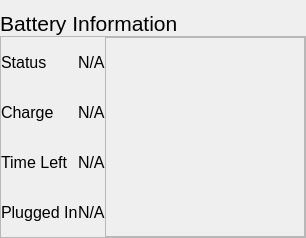
            <widget class="QWidget" name="battery_page">
             <layout class="QVBoxLayout" name="verticalLayout_5">
              <property name="spacing">
               <number>0</number>
              </property>
              <property name="leftMargin">
               <number>0</number>
              </property>
              <property name="rightMargin">
               <number>0</number>
              </property>
              <property name="bottomMargin">
               <number>0</number>
              </property>
              <item alignment="Qt::AlignBottom">
               <widget class="QLabel" name="label_43">
                <property name="font">
                 <font>
                  <pointsize>16</pointsize>
                  <italic>false</italic>
                  <bold>false</bold>
                 </font>
                </property>
                <property name="text">
                 <string>Battery Information</string>
                </property>
               </widget>
              </item>
              <item alignment="Qt::AlignTop">
               <widget class="QFrame" name="frame">
                <property name="sizePolicy">
                 <sizepolicy hsizetype="Preferred" vsizetype="Expanding">
                  <horstretch>0</horstretch>
                  <verstretch>0</verstretch>
                 </sizepolicy>
                </property>
                <property name="frameShape">
                 <enum>QFrame::StyledPanel</enum>
                </property>
                <property name="frameShadow">
                 <enum>QFrame::Raised</enum>
                </property>
                <layout class="QGridLayout" name="gridLayout_6">
                 <property name="leftMargin">
                  <number>0</number>
                 </property>
                 <property name="topMargin">
                  <number>0</number>
                 </property>
                 <property name="rightMargin">
                  <number>0</number>
                 </property>
                 <property name="bottomMargin">
                  <number>0</number>
                 </property>
                 <property name="spacing">
                  <number>0</number>
                 </property>
                 <item row="0" column="0">
                  <widget class="QLabel" name="label_44">
                   <property name="font">
                    <font>
                     <pointsize>12</pointsize>
                     <italic>false</italic>
                     <bold>false</bold>
                    </font>
                   </property>
                   <property name="text">
                    <string>Status</string>
                   </property>
                  </widget>
                 </item>
                 <item row="1" column="0">
                  <widget class="QLabel" name="label_45">
                   <property name="font">
                    <font>
                     <pointsize>12</pointsize>
                     <italic>false</italic>
                     <bold>false</bold>
                    </font>
                   </property>
                   <property name="text">
                    <string>Charge</string>
                   </property>
                  </widget>
                 </item>
                 <item row="0" column="1">
                  <widget class="QLabel" name="battery_status">
                   <property name="font">
                    <font>
                     <pointsize>12</pointsize>
                     <italic>false</italic>
                     <bold>false</bold>
                    </font>
                   </property>
                   <property name="text">
                    <string>N/A</string>
                   </property>
                  </widget>
                 </item>
                 <item row="3" column="1">
                  <widget class="QLabel" name="battery_plugged">
                   <property name="font">
                    <font>
                     <pointsize>12</pointsize>
                     <italic>false</italic>
                     <bold>false</bold>
                    </font>
                   </property>
                   <property name="text">
                    <string>N/A</string>
                   </property>
                  </widget>
                 </item>
                 <item row="2" column="0">
                  <widget class="QLabel" name="label_46">
                   <property name="font">
                    <font>
                     <pointsize>12</pointsize>
                     <italic>false</italic>
                     <bold>false</bold>
                    </font>
                   </property>
                   <property name="text">
                    <string>Time Left</string>
                   </property>
                  </widget>
                 </item>
                 <item row="1" column="1">
                  <widget class="QLabel" name="battery_charge">
                   <property name="font">
                    <font>
                     <pointsize>12</pointsize>
                     <italic>false</italic>
                     <bold>false</bold>
                    </font>
                   </property>
                   <property name="text">
                    <string>N/A</string>
                   </property>
                  </widget>
                 </item>
                 <item row="3" column="0">
                  <widget class="QLabel" name="label_47">
                   <property name="font">
                    <font>
                     <pointsize>12</pointsize>
                     <italic>false</italic>
                     <bold>false</bold>
                    </font>
                   </property>
                   <property name="text">
                    <string>Plugged In</string>
                   </property>
                  </widget>
                 </item>
                 <item row="2" column="1">
                  <widget class="QLabel" name="battery_time">
                   <property name="font">
                    <font>
                     <pointsize>12</pointsize>
                     <italic>false</italic>
                     <bold>false</bold>
                    </font>
                   </property>
                   <property name="text">
                    <string>N/A</string>
                   </property>
                  </widget>
                 </item>
                 <item row="0" column="2" rowspan="4">
                  <widget class="QFrame" name="frame_13">
                   <property name="sizePolicy">
                    <sizepolicy hsizetype="Preferred" vsizetype="Maximum">
                     <horstretch>0</horstretch>
                     <verstretch>0</verstretch>
                    </sizepolicy>
                   </property>
                   <property name="minimumSize">
                    <size>
                     <width>200</width>
                     <height>200</height>
                    </size>
                   </property>
                   <property name="layoutDirection">
                    <enum>Qt::LeftToRight</enum>
                   </property>
                   <property name="autoFillBackground">
                    <bool>false</bool>
                   </property>
                   <property name="frameShape">
                    <enum>QFrame::StyledPanel</enum>
                   </property>
                   <property name="frameShadow">
                    <enum>QFrame::Raised</enum>
                   </property>
                   <layout class="QVBoxLayout" name="verticalLayout_16">
                    <property name="spacing">
                     <number>0</number>
                    </property>
                    <property name="leftMargin">
                     <number>0</number>
                    </property>
                    <property name="topMargin">
                     <number>0</number>
                    </property>
                    <property name="rightMargin">
                     <number>0</number>
                    </property>
                    <property name="bottomMargin">
                     <number>0</number>
                    </property>
                    <item>
                     <layout class="QVBoxLayout" name="battery_charge_percentage">
                      <property name="sizeConstraint">
                       <enum>QLayout::SetMaximumSize</enum>
                      </property>
                     </layout>
                    </item>
                   </layout>
                  </widget>
                 </item>
                </layout>
               </widget>
              </item>
             </layout>
            </widget>
